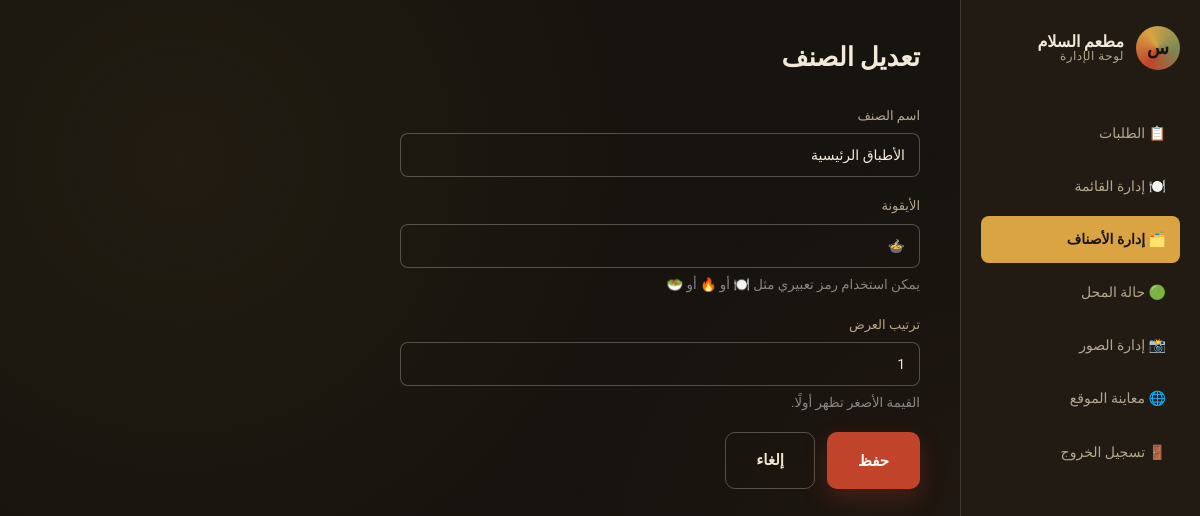
/admin/category_form.php?id=1 (signed in), run on the app's committed database.
### tables this page shows
CREATE TABLE IF NOT EXISTS categories (
    id INT AUTO_INCREMENT PRIMARY KEY,
    name_ar VARCHAR(100) NOT NULL,
    icon VARCHAR(10) DEFAULT '🍽️',
    sort_order INT DEFAULT 0,
    created_at TIMESTAMP DEFAULT CURRENT_TIMESTAMP
);

### includes/functions.php (called while the page is built, shortened)
<?php
function h($str) {
    return htmlspecialchars($str ?? '', ENT_QUOTES, 'UTF-8');
}

### admin/category_form.php (the view, shortened to what this page needs)
<?php
require_once '../config.php';
require_once '../includes/functions.php';
$id = (int)($_GET['id'] ?? 0);
$item = ['name_ar' => '', 'icon' => '🍽️', 'sort_order' => 0];
$editing = false;
if ($id) {
    $stmt = $conn->prepare("SELECT * FROM categories WHERE id = ?");
    $stmt->bind_param('i', $id);
    $stmt->execute();
    $found = $stmt->get_result()->fetch_assoc();
    if ($found) {
        $item = $found;
        $editing = true;
    }
}
require 'includes/header.php';
?>
<h1 style="font-size:26px; margin-bottom:26px;"><?= $editing ? 'تعديل الصنف' : 'إضافة صنف جديد' ?></h1>
<form method="post" style="max-width:520px;">
  <div class="form-group">
    <label>اسم الصنف</label>
    <input type="text" name="name_ar" value="<?= h($item['name_ar']) ?>" required>
  </div>
  <div class="form-group">
    <label>الأيقونة</label>
    <input type="text" name="icon" value="<?= h($item['icon']) ?>" required>
    <small style="display:block; margin-top:6px; color:#888;">يمكن استخدام رمز تعبيري مثل 🍽️ أو 🔥 أو 🥗</small>
  </div>
  <div class="form-group">
    <label>ترتيب العرض</label>
    <input type="number" name="sort_order" value="<?= (int)$item['sort_order'] ?>">
    <small style="display:block; margin-top:6px; color:#888;">القيمة الأصغر تظهر أولًا.</small>
  </div>
  <div style="display:flex; gap:12px;">
    <button type="submit" class="btn btn-primary">حفظ</button>
    <a href="categories.php" class="btn btn-outline">إلغاء</a>
  </div>
</form>
<?php require 'includes/footer.php';

### assets/css/style.css (style rules this page uses)
:root { --bg: #17140F; --bg-elevated: #211B14; --bg-elevated-2: #2A2318; --cream: #F2E9D8; --muted: #B3A78E; --gold: #D9A441; --gold-dim: #A8801F; --paprika: #C1442B; --paprika-dim: #8F2F1D; --olive: #7C8A55; --line: rgba(242,233,216,0.14); --line-strong: rgba(242,233,216,0.28); --radius: 14px; --shadow: 0 18px 40px rgba(0,0,0,0.35); --font-display: 'Cairo', sans-serif; --font-body: 'Tajawal', sans-serif; --font-mono: 'IBM Plex Mono', monospace; }
* { box-sizing: border-box; }
html { scroll-behavior: smooth; }
body { margin:0; background: var(--bg); color: var(--cream); font-family: var(--font-body); line-height: 1.65; direction: rtl; overflow-x: hidden; }
body::before { content:""; position: fixed; inset:0; background-image: radial-gradient(circle at 15% 20%, rgba(217,164,65,0.06), transparent 40%), radial-gradient(circle at 85% 75%, rgba(193,68,43,0.06), transparent 40%); pointer-events: none; z-index: 0; }
h1,h2,h3,h4 { font-family: var(--font-display); margin:0; color: var(--cream); }
a { color: inherit; text-decoration: none; }
button { font-family: inherit; cursor:pointer; }
input,textarea,select { font-family: inherit; }
.btn { display: inline-flex; align-items: center; gap: 10px; padding: 15px 30px; border-radius: 10px; font-weight: 700; font-size: 15px; border: 1px solid transparent; transition: transform .18s, box-shadow .18s, background-color .18s, border-color .18s; }
.btn-primary { background: var(--paprika); color: #fff; box-shadow: 0 10px 24px rgba(193, 68, 43, 0.25); }
.btn-outline { background: transparent; border-color: var(--line-strong); color: var(--cream); }
.form-group { margin-bottom: 18px; }
.form-group label { display: block; font-size: 13px; color: var(--muted); margin-bottom: 7px; }
.form-group input, .form-group textarea { width: 100%; background: var(--bg); border: 1px solid var(--line-strong); color: var(--cream); padding: 13px 14px; border-radius: 8px; font-size: 14px; transition: border-color .2s, box-shadow .2s; }

### data on the page
categories: name_ar "الأطباق الرئيسية", icon "🍲", sort_order "1"
